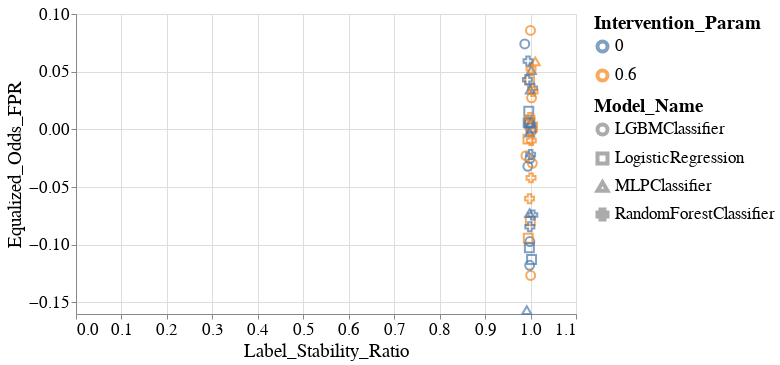

Notebook code cell kept with this figure:
### Markdown cell above
## Figure 3. Scatter plots.

### Code cell
create_scatter_plot(melted_all_group_metrics_per_model_dct,
                    group='male',
                    fairness_metric_name='Equalized_Odds_FPR',
                    stability_metric_name='Label_Stability_Ratio')

### Figure 1 — Vega-Lite specification as saved in the notebook (floating-point values rounded to 4 significant figures)
{"config": {"view": {"continuousWidth": 400, "continuousHeight": 300}, "axis": {"labelFontSize": 17, "labelFontWeight": "normal", "titleFontSize": 19, "titleFontWeight": "normal"}, "legend": {"labelFontSize": 17, "labelLimit": 200, "symbolStrokeWidth": 4, "titleFontSize": 19, "titleLimit": 220}, "title": {"fontSize": 17}}, "data": {"name": "data-7671a30de07dae47e58300515511c70b"}, "mark": {"type": "point", "size": 60}, "encoding": {"color": {"field": "Intervention_Param", "type": "nominal"}, "shape": {"field": "Model_Name", "type": "nominal"}, "size": {"value": 80}, "x": {"field": "Label_Stability_Ratio", "type": "quantitative"}, "y": {"field": "Equalized_Odds_FPR", "type": "quantitative"}}, "height": 300, "width": 500, "$schema": "https://vega.github.io/schema/vega-lite/v4.17.0.json", "datasets": {"data-7671a30de07dae47e58300515511c70b": [{"Model_Name": "LGBMClassifier", "Experiment_Iteration": "Exp_iter_1", "Intervention_Param": 0.6, "Test_Set_Index": 0, "Group": "male", "Equalized_Odds_FPR": 0.02731, "Label_Stability_Ratio": 1.002}, {"Model_Name": "LGBMClassifier", "Experiment_Iteration": "Exp_iter_1", "Intervention_Param": 0.0, "Test_Set_Index": 0, "Group": "male", "Equalized_Odds_FPR": -0.02528, "Label_Stability_Ratio": 0.9986}, {"Model_Name": "LGBMClassifier", "Experiment_Iteration": "Exp_iter_2", "Intervention_Param": 0.6, "Test_Set_Index": 0, "Group": "male", "Equalized_Odds_FPR": -0.00169, "Label_Stability_Ratio": 1.002}, {"Model_Name": "LGBMClassifier", "Experiment_Iteration": "Exp_iter_2", "Intervention_Param": 0.0, "Test_Set_Index": 0, "Group": "male", "Equalized_Odds_FPR": 0.005071, "Label_Stability_Ratio": 0.9963}, {"Model_Name": "LGBMClassifier", "Experiment_Iteration": "Exp_iter_3", "Intervention_Param": 0.6, "Test_Set_Index": 0, "Group": "male", "Equalized_Odds_FPR": -0.0228, "Label_Stability_Ratio": 0.9898}, {"Model_Name": "LGBMClassifier", "Experiment_Iteration": "Exp_iter_3", "Intervention_Param": 0.0, "Test_Set_Index": 0, "Group": "male", "Equalized_Odds_FPR": -0.03198, "Label_Stability_Ratio": 0.9941}, {"Model_Name": "LGBMClassifier", "Experiment_Iteration": "Exp_iter_4", "Intervention_Param": 0.6, "Test_Set_Index": 0, "Group": "male", "Equalized_Odds_FPR": -0.1266, "Label_Stability_Ratio": 1.0}, {"Model_Name": "LGBMClassifier", "Experiment_Iteration": "Exp_iter_4", "Intervention_Param": 0.0, "Test_Set_Index": 0, "Group": "male", "Equalized_Odds_FPR": -0.1178, "Label_Stability_Ratio": 0.9981}, {"Model_Name": "LGBMClassifier", "Experiment_Iteration": "Exp_iter_5", "Intervention_Param": 0.6, "Test_Set_Index": 0, "Group": "male", "Equalized_Odds_FPR": 0.08579, "Label_Stability_Ratio": 0.9999}, {"Model_Name": "LGBMClassifier", "Experiment_Iteration": "Exp_iter_5", "Intervention_Param": 0.0, "Test_Set_Index": 0, "Group": "male", "Equalized_Odds_FPR": 0.07405, "Label_Stability_Ratio": 0.9873}, {"Model_Name": "LGBMClassifier", "Experiment_Iteration": "Exp_iter_6", "Intervention_Param": 0.6, "Test_Set_Index": 0, "Group": "male", "Equalized_Odds_FPR": -0.02943, "Label_Stability_Ratio": 1.004}, {"Model_Name": "LGBMClassifier", "Experiment_Iteration": "Exp_iter_6", "Intervention_Param": 0.0, "Test_Set_Index": 0, "Group": "male", "Equalized_Odds_FPR": -0.09718, "Label_Stability_Ratio": 0.9985}, {"Model_Name": "LogisticRegression", "Experiment_Iteration": "Exp_iter_1", "Intervention_Param": 0.6, "Test_Set_Index": 0, "Group": "male", "Equalized_Odds_FPR": 0.002101, "Label_Stability_Ratio": 1.004}, {"Model_Name": "LogisticRegression", "Experiment_Iteration": "Exp_iter_1", "Intervention_Param": 0.0, "Test_Set_Index": 0, "Group": "male", "Equalized_Odds_FPR": 0.001014, "Label_Stability_Ratio": 1.001}, {"Model_Name": "LogisticRegression", "Experiment_Iteration": "Exp_iter_2", "Intervention_Param": 0.6, "Test_Set_Index": 0, "Group": "male", "Equalized_Odds_FPR": -0.008451, "Label_Stability_Ratio": 0.9943}, {"Model_Name": "LogisticRegression", "Experiment_Iteration": "Exp_iter_2", "Intervention_Param": 0.0, "Test_Set_Index": 0, "Group": "male", "Equalized_Odds_FPR": 0.01571, "Label_Stability_Ratio": 0.9961}, {"Model_Name": "LogisticRegression", "Experiment_Iteration": "Exp_iter_3", "Intervention_Param": 0.6, "Test_Set_Index": 0, "Group": "male", "Equalized_Odds_FPR": 0.004721, "Label_Stability_Ratio": 0.998}, {"Model_Name": "LogisticRegression", "Experiment_Iteration": "Exp_iter_3", "Intervention_Param": 0.0, "Test_Set_Index": 0, "Group": "male", "Equalized_Odds_FPR": 0.00579, "Label_Stability_Ratio": 0.9948}, {"Model_Name": "LogisticRegression", "Experiment_Iteration": "Exp_iter_4", "Intervention_Param": 0.6, "Test_Set_Index": 0, "Group": "male", "Equalized_Odds_FPR": -0.09436, "Label_Stability_Ratio": 0.9951}, {"Model_Name": "LogisticRegression", "Experiment_Iteration": "Exp_iter_4", "Intervention_Param": 0.0, "Test_Set_Index": 0, "Group": "male", "Equalized_Odds_FPR": -0.1026, "Label_Stability_Ratio": 0.9974}, {"Model_Name": "LogisticRegression", "Experiment_Iteration": "Exp_iter_5", "Intervention_Param": 0.6, "Test_Set_Index": 0, "Group": "male", "Equalized_Odds_FPR": 0.04273, "Label_Stability_Ratio": 0.9978}, {"Model_Name": "LogisticRegression", "Experiment_Iteration": "Exp_iter_5", "Intervention_Param": 0.0, "Test_Set_Index": 0, "Group": "male", "Equalized_Odds_FPR": 0.005785, "Label_Stability_Ratio": 0.9983}, {"Model_Name": "LogisticRegression", "Experiment_Iteration": "Exp_iter_6", "Intervention_Param": 0.6, "Test_Set_Index": 0, "Group": "male", "Equalized_Odds_FPR": -0.07931, "Label_Stability_Ratio": 0.9995}, {"Model_Name": "LogisticRegression", "Experiment_Iteration": "Exp_iter_6", "Intervention_Param": 0.0, "Test_Set_Index": 0, "Group": "male", "Equalized_Odds_FPR": -0.1128, "Label_Stability_Ratio": 1.002}, {"Model_Name": "MLPClassifier", "Experiment_Iteration": "Exp_iter_1", "Intervention_Param": 0.0, "Test_Set_Index": 0, "Group": "male", "Equalized_Odds_FPR": 0.05143, "Label_Stability_Ratio": 1.002}, {"Model_Name": "MLPClassifier", "Experiment_Iteration": "Exp_iter_2", "Intervention_Param": 0.0, "Test_Set_Index": 0, "Group": "male", "Equalized_Odds_FPR": 0.0344, "Label_Stability_Ratio": 0.9994}, {"Model_Name": "MLPClassifier", "Experiment_Iteration": "Exp_iter_3", "Intervention_Param": 0.0, "Test_Set_Index": 0, "Group": "male", "Equalized_Odds_FPR": -0.00285, "Label_Stability_Ratio": 0.998}, {"Model_Name": "MLPClassifier", "Experiment_Iteration": "Exp_iter_4", "Intervention_Param": 0.0, "Test_Set_Index": 0, "Group": "male", "Equalized_Odds_FPR": -0.07258, "Label_Stability_Ratio": 0.9979}, {"Model_Name": "MLPClassifier", "Experiment_Iteration": "Exp_iter_5", "Intervention_Param": 0.0, "Test_Set_Index": 0, "Group": "male", "Equalized_Odds_FPR": 0.005785, "Label_Stability_Ratio": 1.0}, {"Model_Name": "MLPClassifier", "Experiment_Iteration": "Exp_iter_5", "Intervention_Param": 0.6, "Test_Set_Index": 0, "Group": "male", "Equalized_Odds_FPR": 0.05884, "Label_Stability_Ratio": 1.01}, {"Model_Name": "MLPClassifier", "Experiment_Iteration": "Exp_iter_6", "Intervention_Param": 0.0, "Test_Set_Index": 0, "Group": "male", "Equalized_Odds_FPR": -0.1567, "Label_Stability_Ratio": 0.9917}, {"Model_Name": "RandomForestClassifier", "Experiment_Iteration": "Exp_iter_1", "Intervention_Param": 0.6, "Test_Set_Index": 0, "Group": "male", "Equalized_Odds_FPR": 0.05252, "Label_Stability_Ratio": 1.001}, {"Model_Name": "RandomForestClassifier", "Experiment_Iteration": "Exp_iter_1", "Intervention_Param": 0.0, "Test_Set_Index": 0, "Group": "male", "Equalized_Odds_FPR": 0.04303, "Label_Stability_Ratio": 0.993}, {"Model_Name": "RandomForestClassifier", "Experiment_Iteration": "Exp_iter_2", "Intervention_Param": 0.6, "Test_Set_Index": 0, "Group": "male", "Equalized_Odds_FPR": 0.01024, "Label_Stability_Ratio": 0.9988}, {"Model_Name": "RandomForestClassifier", "Experiment_Iteration": "Exp_iter_2", "Intervention_Param": 0.0, "Test_Set_Index": 0, "Group": "male", "Equalized_Odds_FPR": 0.03569, "Label_Stability_Ratio": 1.005}, {"Model_Name": "RandomForestClassifier", "Experiment_Iteration": "Exp_iter_3", "Intervention_Param": 0.6, "Test_Set_Index": 0, "Group": "male", "Equalized_Odds_FPR": -0.06003, "Label_Stability_Ratio": 0.9978}, {"Model_Name": "RandomForestClassifier", "Experiment_Iteration": "Exp_iter_3", "Intervention_Param": 0.0, "Test_Set_Index": 0, "Group": "male", "Equalized_Odds_FPR": -0.02173, "Label_Stability_Ratio": 1.0}, {"Model_Name": "RandomForestClassifier", "Experiment_Iteration": "Exp_iter_4", "Intervention_Param": 0.6, "Test_Set_Index": 0, "Group": "male", "Equalized_Odds_FPR": -0.04205, "Label_Stability_Ratio": 1.001}, {"Model_Name": "RandomForestClassifier", "Experiment_Iteration": "Exp_iter_4", "Intervention_Param": 0.0, "Test_Set_Index": 0, "Group": "male", "Equalized_Odds_FPR": -0.07427, "Label_Stability_Ratio": 1.005}, {"Model_Name": "RandomForestClassifier", "Experiment_Iteration": "Exp_iter_5", "Intervention_Param": 0.6, "Test_Set_Index": 0, "Group": "male", "Equalized_Odds_FPR": 0.03273, "Label_Stability_Ratio": 1.006}, {"Model_Name": "RandomForestClassifier", "Experiment_Iteration": "Exp_iter_5", "Intervention_Param": 0.0, "Test_Set_Index": 0, "Group": "male", "Equalized_Odds_FPR": 0.05926, "Label_Stability_Ratio": 0.9945}, {"Model_Name": "RandomForestClassifier", "Experiment_Iteration": "Exp_iter_6", "Intervention_Param": 0.6, "Test_Set_Index": 0, "Group": "male", "Equalized_Odds_FPR": -0.009747, "Label_Stability_Ratio": 1.002}, {"Model_Name": "RandomForestClassifier", "Experiment_Iteration": "Exp_iter_6", "Intervention_Param": 0.0, "Test_Set_Index": 0, "Group": "male", "Equalized_Odds_FPR": -0.08438, "Label_Stability_Ratio": 0.9985}]}}
